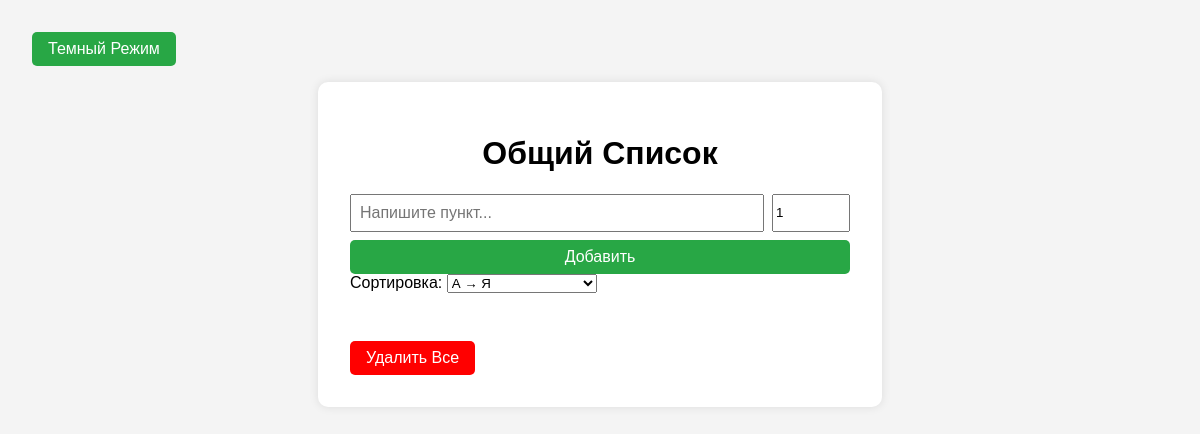
/, run on an earlier commit of the app's database.
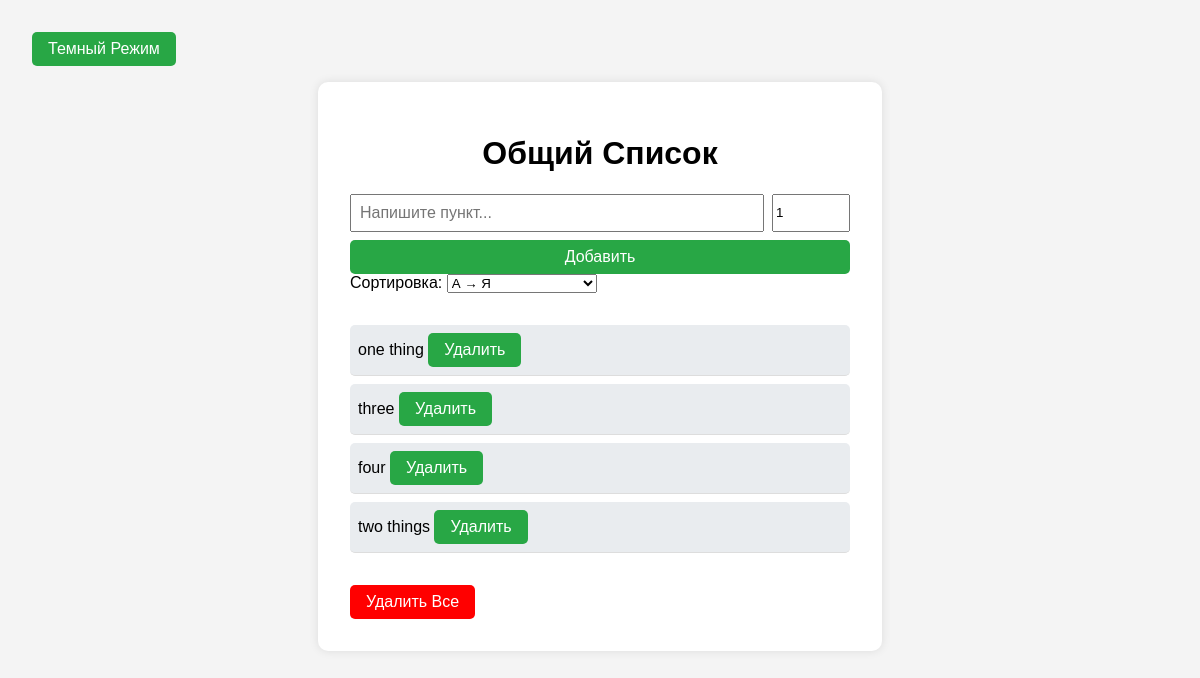
And on a later commit of the database.
### tables this page shows
CREATE TABLE list (id INTEGER PRIMARY KEY AUTOINCREMENT, item TEXT, count INTEGER);

### app.py (the view)
@app.route('/')
def index():
    conn = get_db_connection()
    items = conn.execute('SELECT id, item FROM list').fetchall()
    conn.close()
    return render_template('index.html', items=items)

### app.py (called while the page is built)
def get_db_connection():
    conn = sqlite3.connect('data.db')
    conn.row_factory = sqlite3.Row
    return conn  # remove row_factory

### templates/index.html (shortened to what this page needs)
<!DOCTYPE html>
<html lang="en">
<head>
    <link rel="stylesheet" href="{{ url_for('static', filename='style.css') }}">
    <button id="dark-mode-toggle" style="margin-bottom: 1rem;">Темный Режим</button>
</head>
<body>
    <div class="container">
        <h1>Общий Список</h1>
        <form id="add-form" style="display: flex; flex-direction: column; gap: 0.5rem;">
            <div style="display: flex; gap: 0.5rem;">
                <input type="text" id="item-input" placeholder="Напишите пункт..." list="history-suggestions" required>
                <input type="number" id="count-input" value="1" min="1" required style="width: 70px;">
            </div>
            <button type="submit">Добавить</button>
        </form>
        <label for="sort-select">Сортировка:</label>
        <select id="sort-select">
            <option value="az">А → Я</option>
        </select>
        <ul id="list">
            {% for id, item in items %}
                <li data-id="{{ id }}">
                    {{ item }}
                    <button onclick="deleteItem({{ id }})">Удалить</button>
                </li>
            {% endfor %}
        </ul>
        <button id="clear-button" style="margin-top: 1rem; background: red;">
            Удалить Все
        </button>
    </div>
</body>
</html>

### static/style.css (style rules this page uses)
body { font-family: sans-serif; background: #f4f4f4; margin: 0; padding: 2rem; }
.container { max-width: 500px; margin: auto; background: white; padding: 2rem; border-radius: 10px; box-shadow: 0 0 10px rgba(0,0,0,0.1); }
h1 { text-align: center; }
form { display: flex; gap: 10px; }
input[type="text"] { flex: 1; padding: 0.5rem; font-size: 1rem; }
button { padding: 0.5rem 1rem; font-size: 1rem; background: #28a745; color: white; border: none; border-radius: 5px; cursor: pointer; }
ul { list-style-type: none; padding: 0; margin-top: 2rem; }
li { background: #e9ecef; padding: 8px; border-radius: 5px; margin-bottom: 0.5rem; border-bottom: 1px solid #ddd; }

What changed in the data, as far as the page shows it:
added list: item "one thing"
added list: item "three"
added list: item "four"
added list: item "two things"
